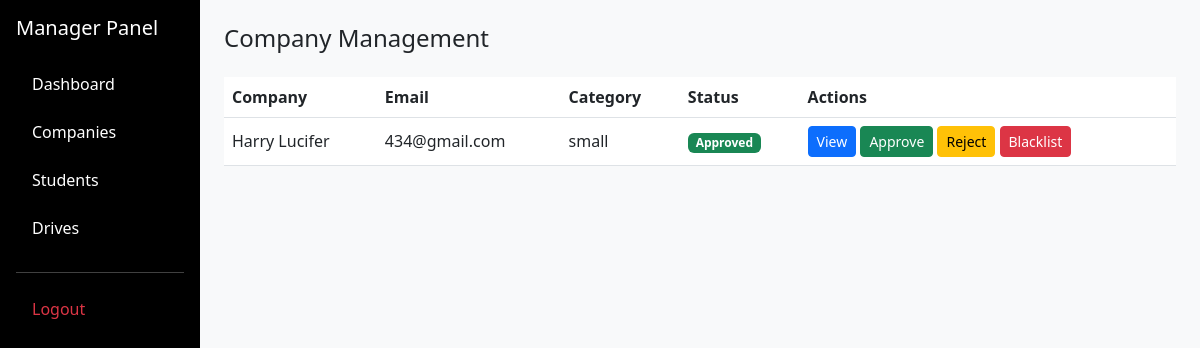
Before: /manager/companies (signed in) with the older database file.
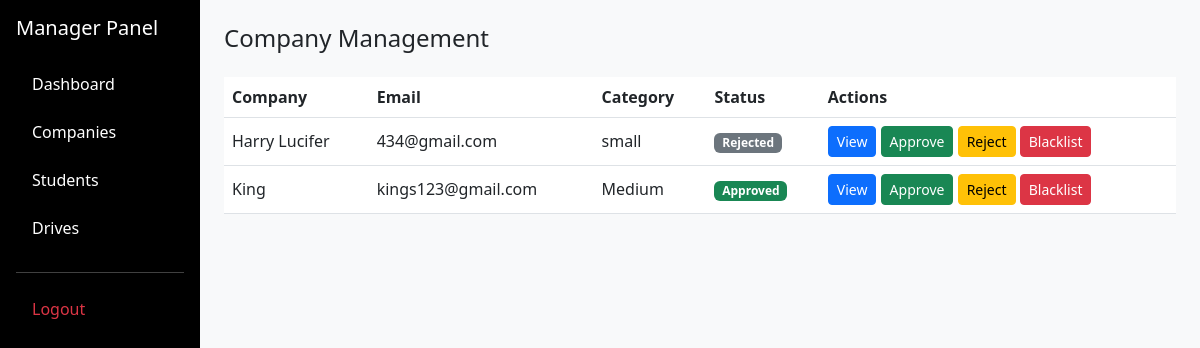
After: the same page with the newer database file.
### application/models.py (models this page shows)
class Company(db.Model, UserMixin):
    id = db.Column(db.Integer, primary_key=True)
    username = db.Column(db.String(100), unique=True, nullable=False)
    email = db.Column(db.String(120), unique=True, nullable=False)
    name = db.Column(db.String(100), unique=True, nullable=False)
    password = db.Column(db.String(128), nullable=False)
    category = db.Column(db.String(50), nullable=False) # Gold, Silver, etc.
    scale = db.Column(db.String(50), nullable=False)    # MNC, Startup, etc.
    description = db.Column(db.Text, nullable=True)
    placementHistory = db.Column(db.Text, nullable=True)
    address = db.Column(db.String(100), nullable=True)
    locations = db.Column(db.String(200), nullable=True)
    website = db.Column(db.String(100), nullable=True)
    contactName = db.Column(db.String(100), nullable=True)
    contactEmail = db.Column(db.String(120), nullable=True)
    status = db.Column(db.String(50), nullable=False, default="Pending")
    isBlacklisted = db.Column(db.Boolean, nullable=False, default=False)
    drives = db.relationship('Drive', backref='company', lazy=True)

### application/controllers.py (the view)
@app.route("/manager/companies")
@login_required
def manager_companies():
    if current_user.type != "manager":
        return redirect("/login")
    companies = Company.query.all()
    return render_template("companies.html", companies=companies)

### app.py (called while the page is built)
def create_app():
    app = Flask(__name__)
    app.config['SECRET_KEY'] = "afgjke12359754iloyuremane45j"
    app.config['SQLALCHEMY_DATABASE_URI'] = 'sqlite:///placement_portal.sqlite3'
    app.config['SQLALCHEMY_TRACK_MODIFICATIONS'] = False
    app.debug = True
    db.init_app(app)
    login_manager.init_app(app)
    login_manager.login_view = "login"
    @login_manager.user_loader
    def load_user(user_id):
        if not user_id:
            return None
        try:
            uid = int(user_id)
        except Exception:
            return None
        user = User.query.get(uid)
        if user:
            return user
        return Company.query.get(uid)
    return app

### templates/companies.html (shortened to what this page needs)
<!DOCTYPE html>
<html>
<head>
<link href="https://cdn.jsdelivr.net/npm/bootstrap@5.3.0/dist/css/bootstrap.min.css" rel="stylesheet">
</head>
<body class="bg-light">
<div class="container-fluid">
<div class="row">
<div class="col-md-3 col-lg-2 bg-black text-white min-vh-100 p-3 d-none d-md-block">
<h5 class="mb-4">Manager Panel</h5>
<ul class="nav flex-column">
<li class="nav-item mb-2">
<a href="/manager" class="nav-link text-white">Dashboard</a>
</li>
<li class="nav-item mb-2">
<a href="/manager/companies" class="nav-link text-white">Companies</a>
</li>
<li class="nav-item mb-2">
<a href="/manager/students" class="nav-link text-white">Students</a>
</li>
<li class="nav-item mb-2">
<a href="/manager/drives" class="nav-link text-white">Drives</a>
</li>
<hr class="bg-light">
<li class="nav-item">
<a href="/logout" class="nav-link text-danger">Logout</a>
</li>
</ul>
</div>
<div class="col-md-9 col-lg-10 p-4">
<h4 class="mb-4">Company Management</h4>
<div class="table-responsive">
<table class="table table-hover align-middle">
<thead>
<tr>
<th>Company</th>
<th>Email</th>
<th>Category</th>
<th>Status</th>
<th>Actions</th>
</tr>
</thead>
<tbody>
{% for company in companies %}
<tr>
<td>{{ company.name }}</td>
<td>{{ company.email }}</td>
<td>{{ company.scale }}</td>
<td>
{% if company.status == "Pending" %}
<span class="badge bg-warning text-dark">Pending</span>
{% elif company.status == "Approved" %}
<span class="badge bg-success">Approved</span>
{% elif company.status == "Rejected" %}
<span class="badge bg-secondary">Rejected</span>
{% endif %}
</td>
<td>
<a href="/manager/company/{{company.id}}" class="btn btn-primary btn-sm">
View
</a>
<a href="/manager/company/approve/{{company.id}}" class="btn btn-success btn-sm">
Approve
</a>
<a href="/manager/company/reject/{{company.id}}" class="btn btn-warning btn-sm">
Reject
</a>
{% if company.isBlacklisted %}
<a href="/manager/company/whitelist/{{company.id}}" class="btn btn-info btn-sm">
Whitelist
</a>
{% else %}
<a href="/manager/company/blacklist/{{company.id}}" class="btn btn-danger btn-sm">
Blacklist
</a>
{% endif %}
</td>
</tr>
{% endfor %}
</tbody>
</table>
</div>
</div>
</div>
</body>
</html>

Changed rows visible on the page:
changed Company "Harry Lucifer": status "Approved" → "Rejected"
added Company: name "King", email "kings123@gmail.com", scale "Medium", status "Approved"
